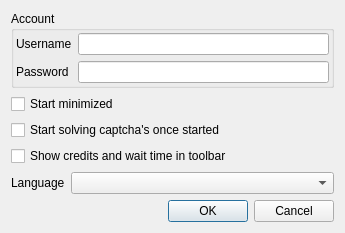
<?xml version="1.0" encoding="UTF-8"?>
<ui version="4.0">
 <class>PrefsDialog</class>
 <widget class="QDialog" name="PrefsDialog">
  <property name="geometry">
   <rect>
    <x>0</x>
    <y>0</y>
    <width>345</width>
    <height>208</height>
   </rect>
  </property>
  <property name="windowTitle">
   <string>Preferences</string>
  </property>
  <property name="windowIcon">
   <iconset>
    <normaloff>:/logo.png</normaloff>:/logo.png</iconset>
  </property>
  <layout class="QGridLayout" name="gridLayout">
   <item row="1" column="0">
    <widget class="QDialogButtonBox" name="buttonBox">
     <property name="orientation">
      <enum>Qt::Horizontal</enum>
     </property>
     <property name="standardButtons">
      <set>QDialogButtonBox::Cancel|QDialogButtonBox::Ok</set>
     </property>
    </widget>
   </item>
   <item row="0" column="0">
    <layout class="QVBoxLayout" name="verticalLayout">
     <item>
      <widget class="QGroupBox" name="groupBox">
       <property name="title">
        <string>Account</string>
       </property>
       <layout class="QGridLayout" name="gridLayout_2">
        <property name="margin">
         <number>2</number>
        </property>
        <item row="0" column="0">
         <layout class="QFormLayout" name="formLayout">
          <item row="0" column="0">
           <widget class="QLabel" name="label">
            <property name="text">
             <string>Username</string>
            </property>
           </widget>
          </item>
          <item row="0" column="1">
           <widget class="QLineEdit" name="username"/>
          </item>
          <item row="1" column="0">
           <widget class="QLabel" name="label_2">
            <property name="text">
             <string>Password</string>
            </property>
           </widget>
          </item>
          <item row="1" column="1">
           <widget class="QLineEdit" name="password">
            <property name="echoMode">
             <enum>QLineEdit::Password</enum>
            </property>
           </widget>
          </item>
         </layout>
        </item>
       </layout>
      </widget>
     </item>
     <item>
      <layout class="QFormLayout" name="formLayout_2">
       <item row="1" column="0" colspan="2">
        <widget class="QCheckBox" name="solve_once_started">
         <property name="toolTip">
          <string>Start solving captcha's once started</string>
         </property>
         <property name="text">
          <string>Start solving captcha's once started</string>
         </property>
        </widget>
       </item>
       <item row="0" column="0" colspan="2">
        <widget class="QCheckBox" name="start_minimized">
         <property name="toolTip">
          <string>Do not show the main window when starting.</string>
         </property>
         <property name="text">
          <string>Start minimized</string>
         </property>
        </widget>
       </item>
       <item row="2" column="0" colspan="2">
        <widget class="QCheckBox" name="credits_in_toolbar">
         <property name="toolTip">
          <string>Show credits and wait time in toolbar instead of the status bar</string>
         </property>
         <property name="text">
          <string>Show credits and wait time in toolbar</string>
         </property>
        </widget>
       </item>
       <item row="3" column="0">
        <widget class="QLabel" name="label_3">
         <property name="text">
          <string>Language</string>
         </property>
        </widget>
       </item>
       <item row="3" column="1">
        <widget class="QComboBox" name="languageCombo">
         <property name="toolTip">
          <string>Requires a restart!</string>
         </property>
        </widget>
       </item>
      </layout>
     </item>
    </layout>
   </item>
  </layout>
 </widget>
 <resources>
  <include location="../../resources/resources.qrc"/>
 </resources>
 <connections>
  <connection>
   <sender>buttonBox</sender>
   <signal>accepted()</signal>
   <receiver>PrefsDialog</receiver>
   <slot>accept()</slot>
   <hints>
    <hint type="sourcelabel">
     <x>248</x>
     <y>254</y>
    </hint>
    <hint type="destinationlabel">
     <x>157</x>
     <y>274</y>
    </hint>
   </hints>
  </connection>
  <connection>
   <sender>buttonBox</sender>
   <signal>rejected()</signal>
   <receiver>PrefsDialog</receiver>
   <slot>reject()</slot>
   <hints>
    <hint type="sourcelabel">
     <x>316</x>
     <y>260</y>
    </hint>
    <hint type="destinationlabel">
     <x>286</x>
     <y>274</y>
    </hint>
   </hints>
  </connection>
 </connections>
</ui>
